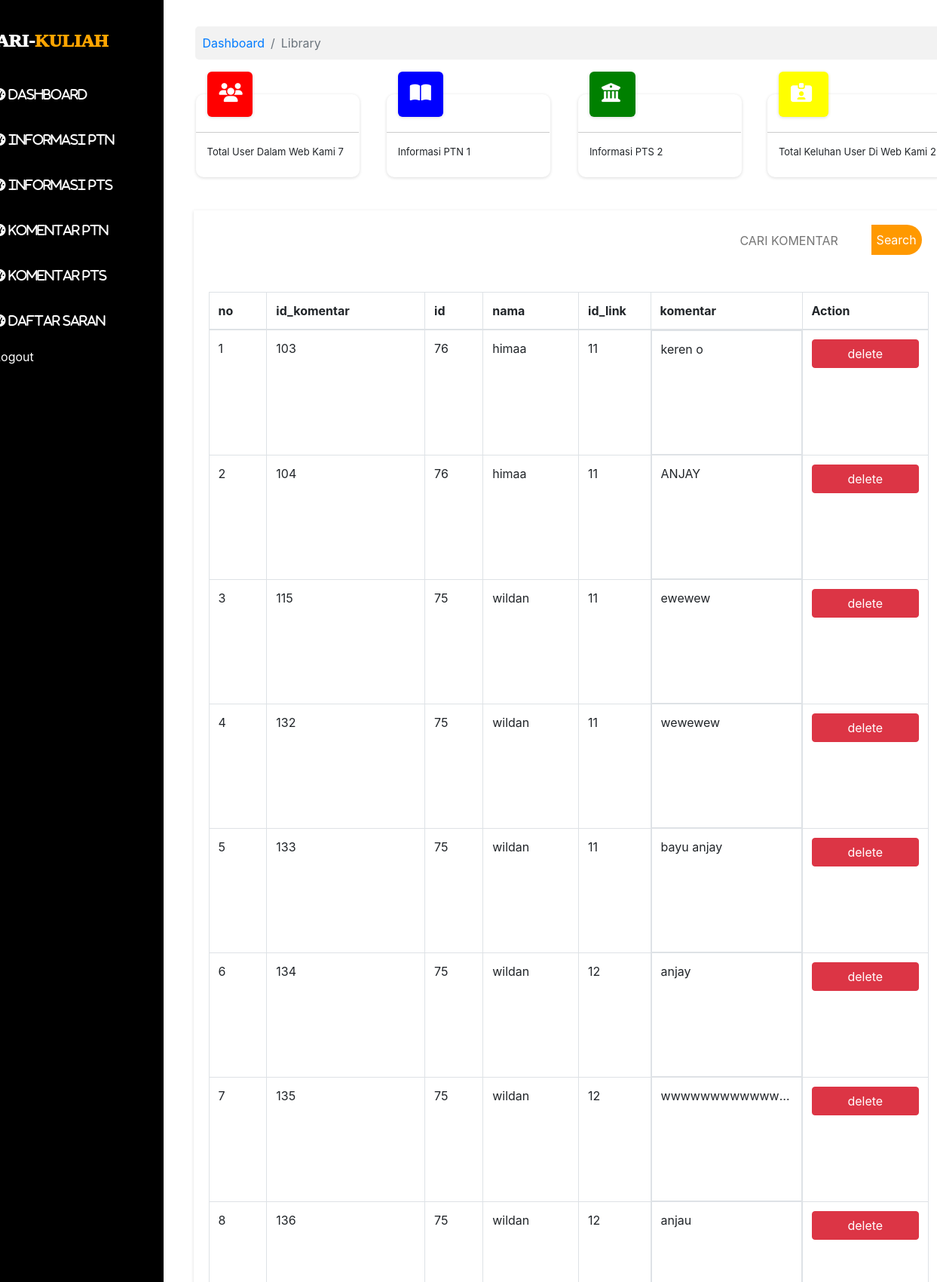
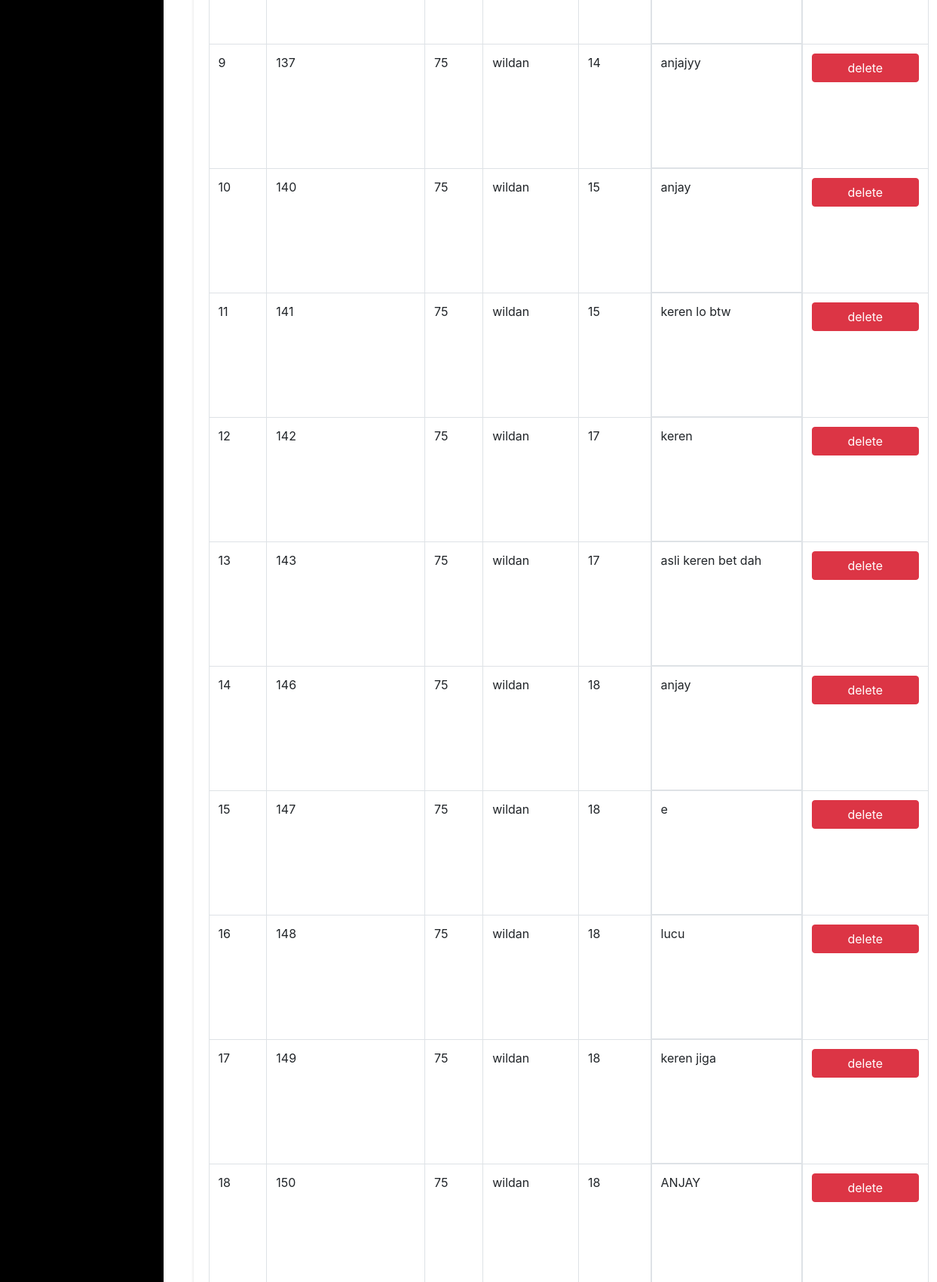
The page /admin6.php (signed in, upper part) on the database its author committed (2 pictures, top to bottom).
### tables this page shows
CREATE TABLE `tb_komentar` (
  `id_komentar` int(11) NOT NULL,
  `id` int(11) NOT NULL,
  `id_link` int(11) NOT NULL,
  `komentar` varchar(200) NOT NULL,
  `nama` varchar(100) NOT NULL,
  `tanggal` varchar(200) NOT NULL,
  `fotoprofil` varchar(200) NOT NULL
);

### koneksi.php (called while the page is built, shortened)
<?php
$koneksi = mysqli_connect("localhost", "root", "123", "db_webakhir");
function query($query)
{
    global $koneksi;
    $result = mysqli_query($koneksi, $query);
    $rows = [];
    while ($row = mysqli_fetch_assoc($result))
    {
     $rows[] = $row;
    }
    return $rows;
}
?>

### admin6.php (the view, shortened to what this page needs)
<?php
include "koneksi.php";
    $no=1;
     $datakomentar=query("SELECT * FROM tb_komentar");
     $datauser=mysqli_query($koneksi,"SELECT * FROM tb_user");
      $jumlahdata=mysqli_num_rows($datauser);
      $dataptn=mysqli_query($koneksi,"SELECT * FROM tb_tambahinformasi");
      $jumlahdataptn=mysqli_num_rows($dataptn);
      $datapts=mysqli_query($koneksi,"SELECT * FROM tb_tambahinformasipts");
      $jumlahdatapts=mysqli_num_rows($datapts);
      $datakontak=mysqli_query($koneksi,"SELECT * FROM tb_kontak");
      $jumlahdatakontak=mysqli_num_rows($datakontak);
 ?>
    <!doctype html>
<html lang="en">
  <head>
    <link rel="stylesheet" href="https://maxcdn.bootstrapcdn.com/bootstrap/4.0.0/css/bootstrap.min.css">
    <link rel="stylesheet" type="text/css" href="css/admin1.css">
  </head>
  <body>
    <div class="container">
      <div class="row">
        <div class="col-md-3 kotak1 " >
          <h4 class="judulDashboard">MARI-<span style="color: orange;">KULIAH</span></h4>
        <i class="fas fa-tachometer-alt"><a href="admin1.php"> DASHBOARD</a></i><br>
          <i class="fas fa-tachometer-alt"><a href="admin2.php"> INFORMASI PTN</a></i><br>
          <i class="fas fa-tachometer-alt"><a href="admin3.php"> INFORMASI PTS</a></i><br>
          <i class="fas fa-tachometer-alt"><a href="admin5.php"> KOMENTAR PTN</a></i><br>
          <i class="fas fa-tachometer-alt"><a href="admin6.php"> KOMENTAR PTS</a></i><br>
          <i class="fas fa-tachometer-alt"><a href="admin4.php"> DAFTAR SARAN</a></i><br>
          <br>
           <p class="logout"><i class="fas fa-sign-out-alt" style="color: white"></i><a href="logout.php" > Logout</a></p>
        </div>
        <div class="col kotak2">
          <nav aria-label="breadcrumb" >
            <ol class="breadcrumb dash" style="background-color: #f2f2f2">
              <li class="breadcrumb-item"><a href="#">Dashboard</a></li>
              <li class="breadcrumb-item active" aria-current="page">Library</li>
            </ol>
          </nav>
           <div class=" ko1">
              <div class="ko1dalam">
                <i class="fas fa-users"></i>
              </div>
              <hr class="hrnih">
              <p class="isiKo">Total User Dalam Web Kami <?php echo "$jumlahdata"; ?> </p>
            </div>
            <div class=" ko2">
              <div class="ko1dalam" style="background-color: blue;">
                <i class="fas fa-book-open"></i>
              </div>
              <hr class="hrnih">
              <p class="isiKo">Informasi PTN <?php echo "$jumlahdataptn"; ?></p>
            </div>
            <div class=" ko3">
              <div class="ko1dalam" style="background-color: green;">
                <i class="fas fa-university"></i>
              </div>
              <hr class="hrnih">
              <p class="isiKo">Informasi PTS <?php echo "$jumlahdatapts"; ?></p>
            </div>
            <div class=" ko4">
              <div class="ko1dalam" style="background-color: yellow;">
                <i class="fas fa-id-card-alt"></i>
              </div>
              <hr class="hrnih">
              <p class="isiKo">Total Keluhan User Di Web Kami <?php echo "$jumlahdatakontak"; ?></p>
            </div>
        <div class="kotak3">
          <div class="judultabel"></div>
          <form action="" method="POST" >
                    <input type="text" name="keyword" placeholder="CARI KOMENTAR"  autocomplete="off" >
                    <button type="submit" name="cari">Search</button>
                </form>
          <br><br>
          <table class="table table-bordered" width="200px">
            <thead>
              <tr>
                <th>no</th>
                <th scope="col">id_komentar</th>
                <th scope="col">id</th>
                <th scope="col">nama</th>
                <th scope="col" >id_link</th>
                <th scope="col" class="saran">komentar</th>
                <th scope="col">Action</th>
              </tr>
            </thead>
             <?php  foreach ($datakomentar as $komentar ) : ?>
              <tr>
                <td><?php echo $no++; ?></td>
                <td><?php echo $komentar["id_komentar"]; ?></td>
                <td><?php echo $komentar["id"]; ?> </td>
                 <td ><?php echo $komentar["nama"]; ?></td>
                <td class="email"><?php echo $komentar["id_link"]; ?></td>
                <td class="isi-saran"  style=""><?php echo $komentar["komentar"]; ?></td>
                <td><a href="deletekomentarpts.php?id_komentar=<?php echo $komentar["id_komentar"] ?>" class="btn btn-danger" onclick= "return confirm('anda yakin min?')">delete</a></td>
              </tr>
            <?php endforeach; ?>
            </table>
        </div>
        </div>
      </div>
    </div>
  </body>
</html>

### css/admin1.css (style rules this page uses)
body { width: 100%; min-height: 120px; }
.kotak1 { background-color: black; margin-left: -120px; min-height: 200px; position: relative; padding: 40px; }
.fa-tachometer-alt { padding-top: 40px; font-family: "Aquirebiasa"; color: white; padding-left: 20px; }
.fa-tachometer-alt a { text-decoration: none; color: white; transition: .5S; }
.kotak2 { padding: 35px; }
.dash { margin-top:0px; margin-left: 7px; padding: 10px; border-radius: 5px; width: 110%; background-color: #cccccc; }
.ko1 { margin-left: 8px; background-color:#fff; float: left; margin-top: 30px; width:24%; height: 110px; padding-left: 15px; padding-top: 20px; border-radius: 10px 10px 10px 10px; -moz-border-radius: 10px 10px 10px 10px; -webkit-border-radius: 10px 10px 10px 10px; border: 0px solid #000000; box-shadow: 0 1px 4px 0 rgba(0,0,0,.14); }
.ko2 { margin-left: 36px; width:24%; float: left; margin-top: 30px; background-color:#fff; height: 110px; padding-left: 15px; padding-top: 20px; border-radius: 10px 10px 10px 10px; -moz-border-radius: 10px 10px 10px 10px; -webkit-border-radius: 10px 10px 10px 10px; border: 0px solid #000000; box-shadow: 0 1px 4px 0 rgba(0,0,0,.14); }
.ko3 { background-color:#fff; height: 110px; width:24%; margin-top: 30px; float: left; margin-left: 37px; padding-left: 15px; padding-top: 20px; border-radius: 10px 10px 10px 10px; -moz-border-radius: 10px 10px 10px 10px; -webkit-border-radius: 10px 10px 10px 10px; border: 0px solid #000000; box-shadow: 0 1px 4px 0 rgba(0,0,0,.14); }
.ko4 { background-color:white; width: 24%; height: 110px; position: absolute; left: 82.2%; margin-top: 30px; float: left; padding-left: 15px; padding-top: 20px; border-radius: 10px 10px 10px 10px; -moz-border-radius: 10px 10px 10px 10px; -webkit-border-radius: 10px 10px 10px 10px; border: 0px solid #000000; box-shadow: 0 1px 4px 0 rgba(0,0,0,.14); }
.hrnih { border-color: #cccccc; margin-left: -15px; width: 107%; margin-top: 20px; }
.kotak3 { width: 110%; min-height: 500px; background-color: white; margin-top: 200px; margin-left: 5px; padding: 20px; box-shadow: 0 1px 4px 0 rgba(0,0,0,.14); }
.judultabel { width: 72%; height: 40px; background-color: #fff; float: left; }
input { margin-left: 15px; border:none; outline: none; width: 18.5%; height: 40px; }
button { background: #ff9900; width: 7%; height: 40px; left: -5px; border: none; position: relative; outline: none; border-radius: 0 25px 25px 0; top: -1px; color: #fff; transition: .5s; }
.ko1dalam { box-shadow: 0 1px 4px 0 rgba(0,0,0,.14); width: 30%; height: 60px; background-color: red; border-radius: 6px; margin-top: -50px; }
.ko1dalam .fa-users ,.fa-book-open ,.fa-university ,.fa-id-card-alt { padding: 16px; font-size: 25px; color: white; }
.isiKo { font-size: 13px; }
.judulDashboard { color: white !important; text-shadow: 1px 2px 1px black; font-weight: 1000; font-family: "Aquire"; font-size: 24px; }
.btn-danger { width: 100%; }
.isi-saran { width: 200px; min-height: 165px; white-space: nowrap; overflow: hidden; display: block; text-overflow: ellipsis; }
.saran { width: 30px; }
.email { width: 10%; }
.logout a { text-decoration: none; color: white; transition: .5s; }

### rows shown on the page
tb_komentar: id_komentar "103", id "76", nama "himaa", id_link "11", komentar "keren o"
tb_komentar: id_komentar "104", id "76", nama "himaa", id_link "11", komentar "ANJAY"
tb_komentar: id_komentar "115", id "75", nama "wildan", id_link "11", komentar "ewewew"
tb_komentar: id_komentar "132", id "75", nama "wildan", id_link "11", komentar "wewewew"
tb_komentar: id_komentar "133", id "75", nama "wildan", id_link "11", komentar "bayu anjay"
tb_komentar: id_komentar "134", id "75", nama "wildan", id_link "12", komentar "anjay"
tb_komentar: id_komentar "135", id "75", nama "wildan", id_link "12", komentar "wwwwwwwwwwww…"
tb_komentar: id_komentar "136", id "75", nama "wildan", id_link "12", komentar "anjau"
tb_komentar: id_komentar "137", id "75", nama "wildan", id_link "14", komentar "anjajyy"
tb_komentar: id_komentar "140", id "75", nama "wildan", id_link "15", komentar "anjay"
tb_komentar: id_komentar "141", id "75", nama "wildan", id_link "15", komentar "keren lo btw"
tb_komentar: id_komentar "142", id "75", nama "wildan", id_link "17", komentar "keren"
tb_komentar: id_komentar "143", id "75", nama "wildan", id_link "17", komentar "asli keren bet dah"
tb_komentar: id_komentar "146", id "75", nama "wildan", id_link "18", komentar "anjay"
tb_komentar: id_komentar "147", id "75", nama "wildan", id_link "18", komentar "e"
tb_komentar: id_komentar "148", id "75", nama "wildan", id_link "18", komentar "lucu"
tb_komentar: id_komentar "149", id "75", nama "wildan", id_link "18", komentar "keren jiga"
tb_komentar: id_komentar "150", id "75", nama "wildan", id_link "18", komentar "ANJAY"

### other values the page prints
$jumlahdata "7"
$jumlahdataptn "1"
$jumlahdatapts "2"
$jumlahdatakontak "2"
